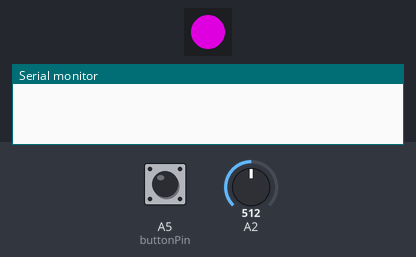
Bench run of a sketch on a simulated Arduino Uno, built with avr-gcc and run on an emulated ATmega328P. Parts: 1 RGB LEDs in strip order, left to right, the last lines printed to the serial monitor. The inputs (shaded band) are chosen by the test bench; at power-on: A5 (buttonPin) HIGH, A2 = 512. Dim RGB values are drawn brighter than linear; the strip is taken to match the declared colour order; random numbers use the default seed unless the sketch sets one.

Above: at 1.2 s.
1.3 s: A5 (buttonPin) pulled LOW for 0.15 s
At 2.25 s:
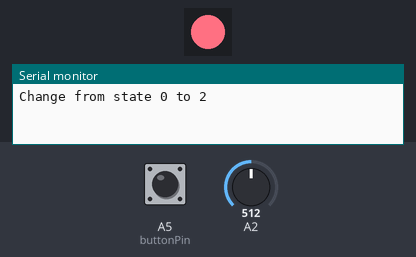
4.3 s: A5 (buttonPin) pulled LOW for 1 s
At 5.55 s:
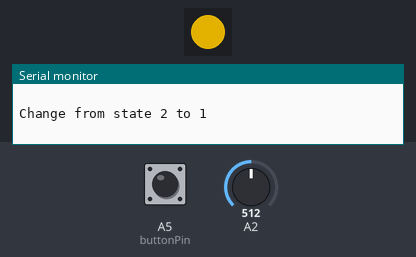
8.1 s: A5 (buttonPin) pulled LOW for 0.15 s
At 8.55 s:
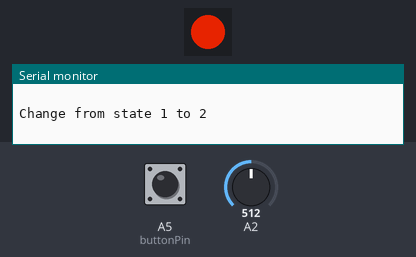
Timing chart, 0 to 17.1 s (numbered marks = the images above; inputs shaded):
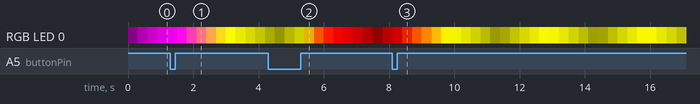

The sketch:

ForLika-button.ino
```cpp
#define LEDNUM 1
#define LEDPIN 5
#define SPEED 0.05
#define TOP 255
#define BOTTOM 10

#include <Adafruit_NeoPixel.h>

Adafruit_NeoPixel strip = Adafruit_NeoPixel(LEDNUM, LEDPIN, NEO_RGB + NEO_KHZ800);

int buttonPin = A5;
int buttonValue = 0;

float LedValue[LEDNUM][3] = {{}};  //{r, g, b}
int LedState[LEDNUM] = {}; //0: purple{255, 0, 255}, 1: red{255, 0, 0}, 2: yellow{255, 255, 0}, 3: green{0, 255, 0}, 4: clay{0, 255, 255}, 5: blue{0, 0, 255}
int change[LEDNUM] = {};
float lightSpeed[LEDNUM] = {};
int chState = 0;
bool changedLightComplite[LEDNUM] = {};
bool flag = false;

int loopCount = 0;

void setup() {
  // put your setup code here, to run once:
  Serial.begin(9600);
  pinMode(LEDPIN, OUTPUT);
  pinMode(buttonPin, INPUT_PULLUP);

  //initial change
  for(int i = 0; i < LEDNUM; i++)
    change[i] = -1;

  //initial state
  for(int i = 0; i < LEDNUM; i++)
    LedState[i] = i%6;

  //initial speed
  for(int i = 0; i < LEDNUM; i++)
    lightSpeed[i] = SPEED;

  //initial changedLightComplite
  for(int i = 0; i < LEDNUM; i++)
    changedLightComplite[i] = true;

  strip.begin();
  strip.show();
  clear(LEDNUM);

}


void loop() {
  // put your main code here, to run repeatedly:
  // initial value
  for(int i = 0; i < LEDNUM; i++) {
    if(changedLightComplite[i])
      controlFlash(LedValue[i], LedState[i], &change[i], lightSpeed[i]);
    else
      changeLedLight(LedValue[i], LedState[i], lightSpeed[i], &changedLightComplite[i]);
  }

  buttonValue = digitalRead(buttonPin);
  if(buttonValue == 1) {
    if(flag) {
      randomSeed(analogRead(A2));
      int cState = random(6);
      while(cState == LedState[0])
        cState = random(6);

      Serial.print("Change from state ");
      Serial.print(LedState[0]);
      Serial.print(" to ");

      LedState[0] = cState;
      changedLightComplite[0] = false;

      Serial.println(LedState[0]);
      Serial.println(" ");

      flag = false;
    }
  }    // end if
  else {
    if(!flag)
      flag = true;
  }    // end else

  show(LedValue);
}


void clear(int LedNum) {
  for (int i = 0; i < LedNum; i++) {
    strip.setPixelColor(i, 0, 0, 0);
    LedValue[i][0] = 0;
    LedValue[i][1] = 0;
    LedValue[i][2] = 0;
  }
  strip.show();

  return;
}


void show(float LedValue[LEDNUM][3]) {
  for(int i = 0; i < LEDNUM; i++)
    strip.setPixelColor(i, LedValue[i][0], LedValue[i][1], LedValue[i][2]);
  strip.show();
}


void controlFlash(float LedValue[], int LedState, int *change, float lightSpeed) {
  switch(LedState) {
    case 0:
      flash(&LedValue[0], *change, lightSpeed);
      *change = flash(&LedValue[2], *change, lightSpeed);
      break;
    case 1:
      *change = flash(&LedValue[0], *change, lightSpeed);
      break;
    case 2:
      flash(&LedValue[0], *change, lightSpeed);
      *change = flash(&LedValue[1], *change, lightSpeed);
      break;
    case 3:
      *change = flash(&LedValue[1], *change, lightSpeed);
      break;
    case 4:
      flash(&LedValue[1], *change, lightSpeed);
      *change = flash(&LedValue[2], *change, lightSpeed);
      break;
    case 5:
      *change = flash(&LedValue[2], *change, lightSpeed);
      break;
    default:
      break;
    }
}


int flash(float *value, int change, float lightSpeed) {
  if(*value == BOTTOM)
    change = 1;
  else if(*value == TOP)
    change = -1;
  float temp = *value + change*lightSpeed;
  if(temp > TOP)
    temp = TOP;
  else if(temp < BOTTOM)
    temp = BOTTOM;
  *value = temp;

  return change;
}


void changeLedLight(float LedValue[], int state, float lightSpeed, bool *complite) {
  switch(state) {
    case 0:
      if(LedValue[0] < TOP)
        LedValue[0] += 1*lightSpeed;
      if(LedValue[1] > 0)
        LedValue[1] -= 1*lightSpeed;
      if(LedValue[2] < TOP)
        LedValue[2] += 1*lightSpeed;

      if(LedValue[0] >= TOP && LedValue[1] <= 0 && LedValue[2] >= TOP)
        *complite = true;
      break;

    case 1:
      if(LedValue[0] < TOP)
        LedValue[0] += 1*lightSpeed;
      if(LedValue[1] > 0)
        LedValue[1] -= 1*lightSpeed;
      if(LedValue[2] > 0)
        LedValue[2] -= 1*lightSpeed;

      if(LedValue[0] >= TOP && LedValue[1] <= 0 && LedValue[2] <= 0)
        *complite = true;
      break;

    case 2:
      if(LedValue[0] < TOP)
        LedValue[0] += 1*lightSpeed;
      if(LedValue[1] < TOP)
        LedValue[1] += 1*lightSpeed;
      if(LedValue[2] > 0)
        LedValue[2] -= 1*lightSpeed;

      if(LedValue[0] >= TOP && LedValue[1] >= TOP && LedValue[2] <= 0)
        *complite = true;
      break;

    case 3:
      if(LedValue[0] > 0)
        LedValue[0] -= 1*lightSpeed;
      if(LedValue[1] < TOP)
        LedValue[1] += 1*lightSpeed;
      if(LedValue[2] > 0)
        LedValue[2] -= 1*lightSpeed;

      if(LedValue[0] <= 0 && LedValue[1] >= TOP && LedValue[2] <= 0)
        *complite = true;
      break;

    case 4:
      if(LedValue[0] > 0)
        LedValue[0] -= 1*lightSpeed;
      if(LedValue[1] < TOP)
        LedValue[1] += 1*lightSpeed;
      if(LedValue[2] < TOP)
        LedValue[2] += 1*lightSpeed;

      if(LedValue[0] <= 0 && LedValue[1] >= TOP && LedValue[2] >= TOP)
        *complite = true;
      break;

    case 5:
      if(LedValue[0] > 0)
        LedValue[0] -= 1*lightSpeed;
      if(LedValue[1] > 0)
        LedValue[1] -= 1*lightSpeed;
      if(LedValue[2] < TOP)
        LedValue[2] += 1*lightSpeed;

      if(LedValue[0] <= 0 && LedValue[1] <= 0 && LedValue[2] >= TOP)
        *complite = true;
      break;

    default:
      break;
  }

  //test if break the range
  for(int j = 0; j < 3; j++) {
    if(LedValue[j] > TOP)
      LedValue[j] = TOP;
    else if(LedValue[j] < 0)
      LedValue[j] = 0;
  } //end for loop
}
```
